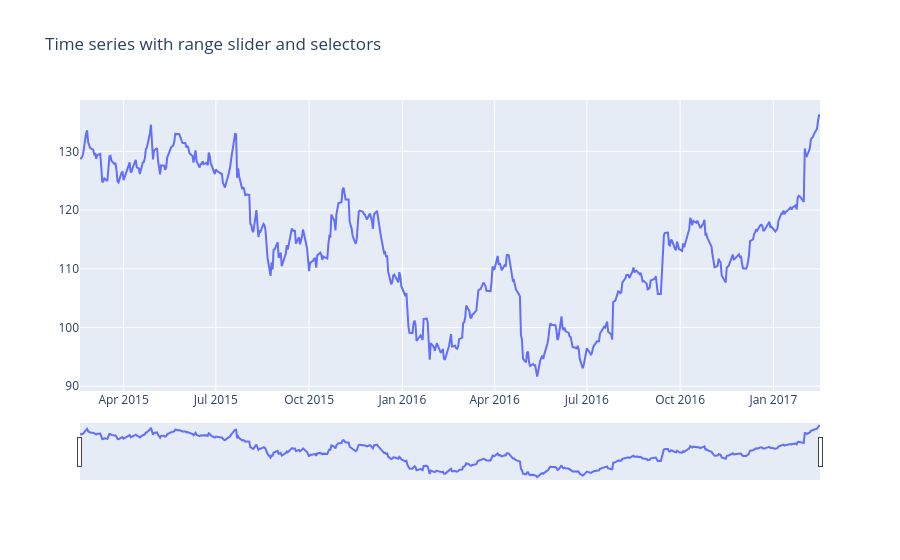

The notebook cell this image was saved under:
### Code cell
import plotly.graph_objects as go

import pandas as pd

# Load data
df = pd.read_csv(
    "https://raw.githubusercontent.com/plotly/datasets/master/finance-charts-apple.csv")
df.columns = [col.replace("AAPL.", "") for col in df.columns]

# Create figure
fig = go.Figure()

fig.add_trace(
    go.Scatter(x=list(df.Date), y=list(df.High)))

# Set title
fig.update_layout(
    title_text="Time series with range slider and selectors"
)

# Add range slider
fig.update_layout(
    xaxis=dict(
#         rangeselector=dict(
#             buttons=list([
#                 dict(count=1,
#                      label="1m",
#                      step="month",
#                      stepmode="backward"),
#                 dict(count=6,
#                      label="6m",
#                      step="month",
#                      stepmode="backward"),
#                 dict(count=1,
#                      label="YTD",
#                      step="year",
#                      stepmode="todate"),
#                 dict(count=1,
#                      label="1y",
#                      step="year",
#                      stepmode="backward"),
#                 dict(step="all")
#             ])
#         ),
        rangeslider=dict(
            visible=True
        ),
        type="date"
    )
)

fig.show()

### Figure 1 — Plotly figure (JSON) as saved in the notebook; plotly's stock layout.template omitted (floating-point values rounded to 4 significant figures; data arrays with more than 128 entries replaced by an {"elided": "..."} marker saying what was removed)
{"data": [{"type": "scatter", "x": {"elided": "506 str values"}, "y": {"elided": "506 float values"}}], "layout": {"title": {"text": "Time series with range slider and selectors"}, "xaxis": {"rangeslider": {"visible": true}, "type": "date"}}}
